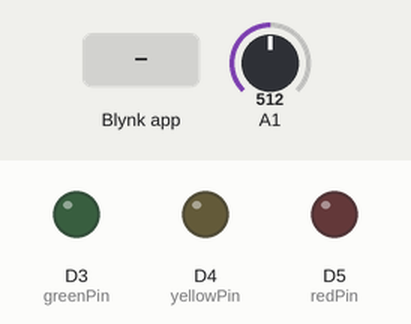
Recording of a sketch running on a simulated Arduino MKR. On the bench: output pins drawn as LEDs (lit = HIGH). Inputs (shaded band) come from the test bench; at power-on: A1 = 512 (analog values on the 0–1023 scale). WiFi joins after 1.5 s; servers stay silent unless stated.

Above: at 3.0 s.
3.1 s: A1 set to 907
5.0 s: A1 set to 925
At 6.1 s:
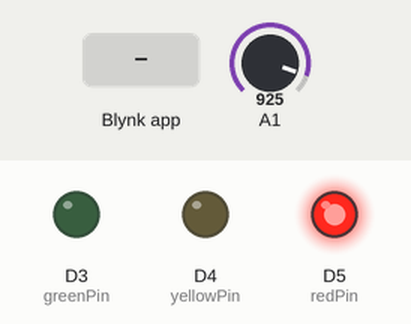
7.3 s: Blynk app writes 1 to V0
At 8.4 s:
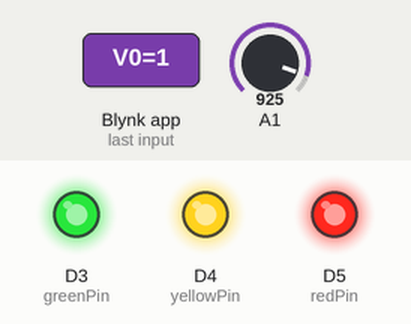
8.8 s: Blynk app writes 0 to V0
At 9.5 s:
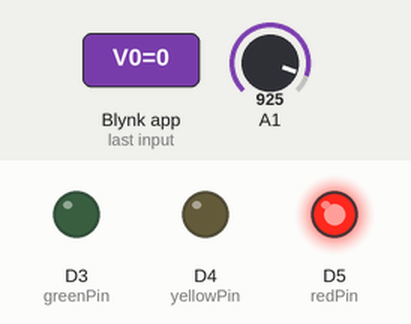
10.3 s: Blynk app writes 200 to V0
At 10.6 s:
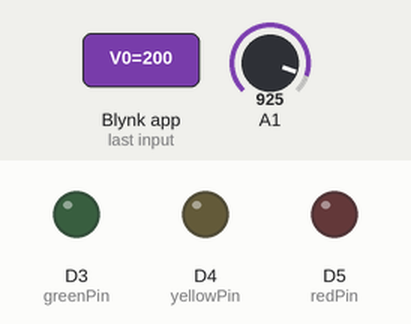
Timing chart, 0 to 12.8 s (numbered marks = the images above; inputs shaded):
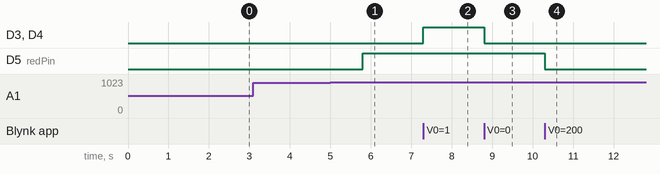

Measured:
- the behaviour switches between 924 and 925 on A1 (found by bisection; images 0 and 1)
- after the input at 3.1 s, every drawn part: stays the same
- after the input at 5.0 s, D5 (redPin): LOW → HIGH after 0.80 s
- after the input at 7.3 s, D3 (greenPin), D4 (yellowPin): LOW → HIGH at once
- after the input at 8.8 s, D3 (greenPin), D4 (yellowPin): HIGH → LOW at once
- after the input at 10.3 s, D5 (redPin): HIGH → LOW at once

The sketch:

lampomittari.ino
```cpp
#define BLYNK_TEMPLATE_ID "TMPL4_zFtp-aI"
#define BLYNK_TEMPLATE_NAME "SalaisiaAsioita"
#define BLYNK_AUTH_TOKEN "esXlcGXWQJBrXpgVQUbVAF7RUkxZglzV"

#include <SPI.h>
#include <WiFiNINA.h>
#include <BlynkSimpleWiFiNINA.h>

// Blynk-yhteyden tiedot
char auth[] = BLYNK_AUTH_TOKEN;
char ssid[] = "Hacknet";
char pass[] = "KailaVaiEi";
//char ssid[] = "4G-Gateway-E6F8";
//char pass[] = "EE5NTMT4TGB";

BlynkTimer ajastin;

int buttonState = 0; // Muuttuja Blynkin napin tilalle

// LED-pinnit
const int redPin = 5;      // Punainen LED (pin 5)
const int yellowPin = 4;   // Keltainen LED (pin 4)
const int greenPin = 3;    // Vihreä LED (pin 3)

void setup() {
  // LED-pinien määrittely ulostuloiksi
  pinMode(redPin, OUTPUT);
  pinMode(yellowPin, OUTPUT);
  pinMode(greenPin, OUTPUT);

  // Alusta kaikki LEDit pois päältä
  digitalWrite(redPin, 0);
  digitalWrite(yellowPin, 0);
  digitalWrite(greenPin, 0);

  // Alusta Blynk-yhteys
  Blynk.begin(auth, ssid, pass);

  // Aseta ajastin kutsumaan 'sendSensorData' funktiota sekunnin välein
  ajastin.setInterval(1000L, sendSensorData);

  // Määritä analogisen lukemisen resoluutio, jos käytössä (esim. Arduino Due)
  analogReadResolution(12);
}

void loop() {
  Blynk.run();
  ajastin.run();
}

// Funktio lämpötilan lukemiseen ja tietojen lähettämiseen Blynkiin
double readTemperatureCelsius() {
  double analogValue = analogRead(A1);
  double V_out = 3.3 * (double)analogValue / 4095.0;
  double T_A = V_out / 0.010 - 273.15; // Muunna jännite Celsius-asteiksi
  return T_A;
}

double convertToFahrenheit(double celsius) {
  return (celsius * 9.0 / 5.0) + 32.0;
}

void sendSensorData() {
  double celsius = readTemperatureCelsius();
  double fahrenheit = convertToFahrenheit(celsius);

  // Lähetä lämpötila Blynkiin
  Blynk.virtualWrite(V5, celsius);      // Celsius
  Blynk.virtualWrite(V4, fahrenheit);   // Fahrenheit

  // Ohjaa LED-valoja lämpötilan perusteella
  if (buttonState == 0) { // Jos nappia ei ole painettu
    if (celsius >= 25 && celsius < 26 ) {
      digitalWrite(redPin, 1);      // Sytytä punainen LED (pin 5)
      digitalWrite(yellowPin, 0);
      digitalWrite(greenPin, 0);
    }
    else if (celsius >= 26 && celsius < 27) {
      digitalWrite(redPin, 1);
      digitalWrite(yellowPin, 1);   // Sytytä keltainen LED (pin 4)
      digitalWrite(greenPin, 0);
    }
    else if (celsius >= 27 )  {
      digitalWrite(redPin, 1);
      digitalWrite(yellowPin, 1);
      digitalWrite(greenPin, 1);    // Sytytä vihreä LED (pin 3)
    }
    else {
      digitalWrite(redPin, 0);
      digitalWrite(yellowPin, 0);
      digitalWrite(greenPin, 0);
    }
  }
}

// Käsittele Blynkin nappia (V0)
BLYNK_WRITE(V0) {
  buttonState = param.asInt(); // 1 = nappi painettu, 0 = nappi vapaa

  if (buttonState == 1) {
    // Sytytä kaikki LEDit
    digitalWrite(redPin, 1);
    digitalWrite(yellowPin, 1);
    digitalWrite(greenPin, 1);
  }
  else {
    // Sammuta kaikki LEDit
    digitalWrite(redPin, 0);
    digitalWrite(yellowPin, 0);
    digitalWrite(greenPin, 0);
  }
}
```
